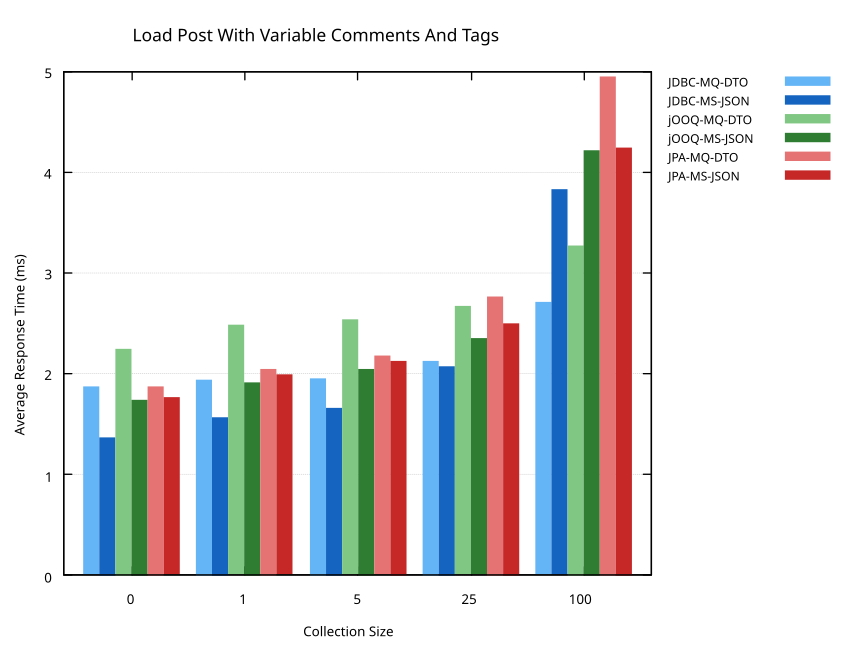

This chart was generated by the following gnuplot code:
# Uncomment ONE of the following pairs to render to file:
# set terminal svg enhanced font "arial,11" size 1200,550
# set output 'LoadPostWithVariableCommentsAndTags.svg'
#
# set terminal pngcairo enhanced font "arial,11" fontscale 1.0 size 1200, 550
# set output 'LoadPostWithVariableCommentsAndTags.png'

set style fill solid 1.00 noborder
set datafile separator ","

set key outside right top vertical Left noreverse noenhanced autotitle nobox offset -1,0 font ",9"
set rmargin 22

set title "Load Post With Variable Comments And Tags" font ",13"
set xlabel "Collection Size"
set ylabel "Average Response Time (ms)"
set yrange [ 0.0 : 5.0 ] noreverse writeback
set grid ytics lt 0 lw 0.5 lc rgb "#cccccc"

# Bar layout: 6 bars + 1 bar-width gap between clusters = 7 units per cluster
bw = 1.0/7.0
o1 = -2.5 * bw
o2 = -1.5 * bw
o3 = -0.5 * bw
o4 =  0.5 * bw
o5 =  1.5 * bw
o6 =  2.5 * bw

set boxwidth bw absolute
set style data boxes

set xtics ("0" 0, "1" 1, "5" 2, "25" 3, "100" 4)
set xrange [-0.6:4.6]

# JDBC  shades: light blue / dark blue
# jOOQ  shades: light green / dark green
# JPA   shades: light red / dark red
plot \
  'LoadPostWithVariableCommentsAndTags.csv' every ::1 using ($0+o1):2 ti "JDBC-MQ-DTO"  lc rgb "#64B5F6", \
  ''                                        every ::1 using ($0+o2):3 ti "JDBC-MS-JSON" lc rgb "#1565C0", \
  ''                                        every ::1 using ($0+o3):4 ti "jOOQ-MQ-DTO"  lc rgb "#81C784", \
  ''                                        every ::1 using ($0+o4):5 ti "jOOQ-MS-JSON" lc rgb "#2E7D32", \
  ''                                        every ::1 using ($0+o5):6 ti "JPA-MQ-DTO"   lc rgb "#E57373", \
  ''                                        every ::1 using ($0+o6):7 ti "JPA-MS-JSON"  lc rgb "#C62828"
